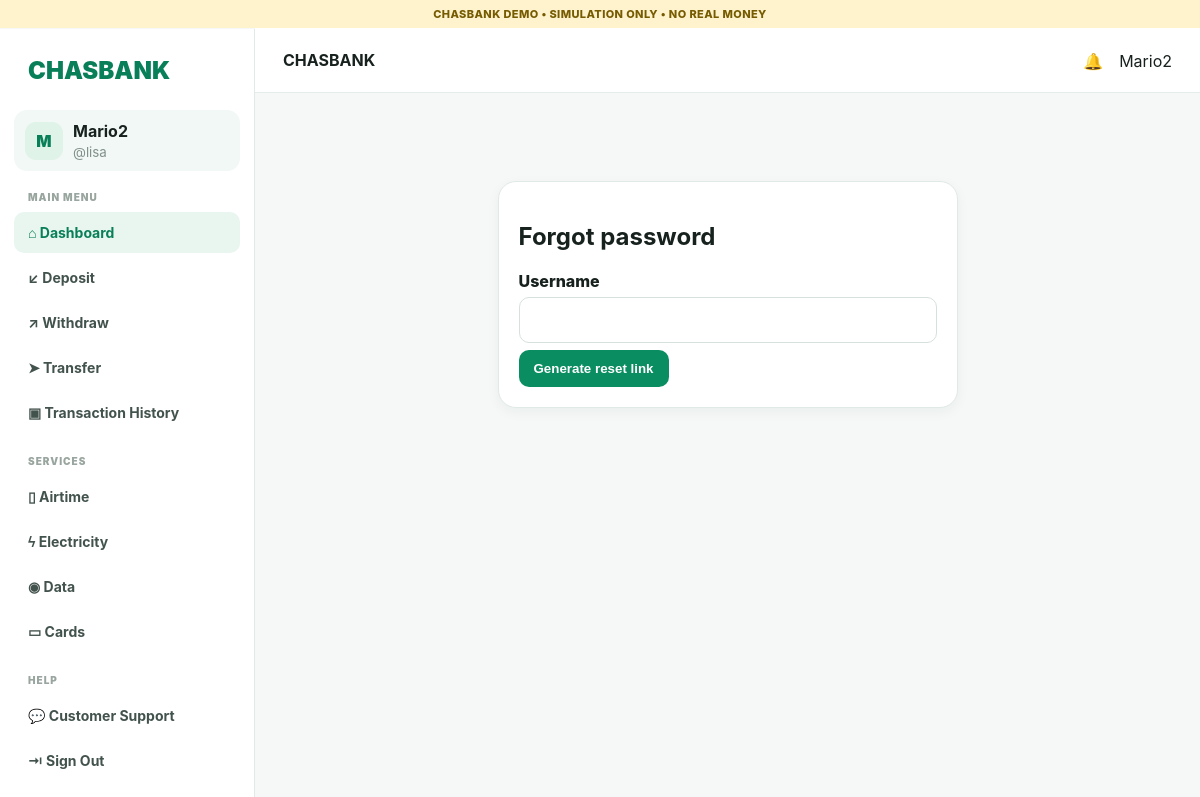
The page /forgot (signed in) on the database its author committed.
### tables this page shows
CREATE TABLE users(
      id INTEGER PRIMARY KEY AUTOINCREMENT,
      username TEXT UNIQUE NOT NULL,
      name TEXT NOT NULL,
      password_hash TEXT NOT NULL,
      pin_hash TEXT,
      balance REAL NOT NULL DEFAULT 0,
      status TEXT NOT NULL DEFAULT 'active',
      created_at TEXT NOT NULL
    );

### app.py (the view, shortened to what this page needs)
@app.route("/forgot", methods=["GET", "POST"])
def forgot():
    link = None
    return render_template("forgot.html", link=link)

### app.py (called while the page is built)
def conn():
    c = sqlite3.connect(DB)
    c.row_factory = sqlite3.Row
    return c

def user():
    uid = session.get("uid")
    if not uid:
        return None
    c = conn(); u = c.execute("SELECT * FROM users WHERE id=?", (uid,)).fetchone(); c.close()
    return u

@app.context_processor
def inject():
    return {"user": user()}

### templates/forgot.html (shortened to what this page needs)
{% set show_app = false %}
{% extends "base.html" %}{% block content %}<div class="auth card"><h1>Forgot password</h1><form method="post"><label>Username</label><input name="username" required><button class="btn">Generate reset link</button></form></div>{% endblock %}

### templates/base.html
<!doctype html><html><head><meta name="viewport" content="width=device-width,initial-scale=1"><title>CHASBANK</title>
<link rel="stylesheet" href="{{url_for('static',filename='style.css')}}"></head><body>
<div class="demo">CHASBANK DEMO • SIMULATION ONLY • NO REAL MONEY</div>
{% if user %}
<div class="shell"><aside class="sidebar">
<div class="logo">CHASBANK</div><div class="profile"><div class="avatar">{{user["name"][0]|upper}}</div><div><b>{{user["name"]}}</b><small>@{{user["username"]}}</small></div></div>
<div class="label">MAIN MENU</div>
{% if user["username"]=="admin" %}<a class="nav active" href="/admin">⌂ Admin Dashboard</a><a class="nav" href="/admin#customers">👥 Registered Customers</a><a class="nav" href="/admin#generate">＋ Generate Funds</a><a class="nav" href="/admin#transactions">▣ Customer History</a><a class="nav" href="/admin#transfers">➤ Transfers & Receipts</a><div class="label">SUPPORT</div><a class="nav" href="/admin#support">💬 Customer Service</a>{% else %}<a class="nav active" href="/dashboard">⌂ Dashboard</a><a class="nav" href="/dashboard#deposit">↙ Deposit</a><a class="nav" href="/dashboard#withdraw">↗ Withdraw</a><a class="nav" href="/dashboard#transfer">➤ Transfer</a><a class="nav" href="/history">▣ Transaction History</a><div class="label">SERVICES</div><a class="nav" href="/dashboard">▯ Airtime</a><a class="nav" href="/dashboard">ϟ Electricity</a><a class="nav" href="/dashboard">◉ Data</a><a class="nav" href="/dashboard">▭ Cards</a><div class="label">HELP</div><a class="nav" href="/dashboard#support">💬 Customer Support</a>{% endif %}
<div class="bottom"><a class="nav" href="/logout">⇥ Sign Out</a></div></aside>
<section class="content"><header class="top"><button class="hamb" onclick="document.querySelector('.sidebar').classList.toggle('open')">☰</button><b>CHASBANK</b><span>🔔　{{user["name"]}}</span></header>
{% else %}<nav class="public"><b>CHASBANK</b><a href="/login">Sign in</a><a class="public-signup" href="/signup">Create account</a></nav><section class="content public-content">{% endif %}
<main>{% with m=get_flashed_messages() %}{% if m %}<div class="flash">{{m[0]}}</div>{% endif %}{% endwith %}{% block content %}{% endblock %}</main></section></div>
</body></html>

### static/style.css (style rules this page uses)
* { box-sizing:border-box }
body { margin:0;font-family:Inter,Arial,sans-serif;background:#f5f8f7;color:#17211e }
.demo { text-align:center;background:#fff3cd;color:#765b00;font-size:11px;font-weight:800;padding:7px;letter-spacing:.4px;position:relative;z-index:30 }
.shell { min-height:calc(100vh - 29px) }
.sidebar { position:fixed;top:29px;bottom:0;width:255px;background:#fff;border-right:1px solid #e2eae6;padding:22px 14px;display:flex;flex-direction:column;z-index:20 }
.logo { font-size:24px;font-weight:900;color:#087f58;padding:5px 14px 25px }
.profile { display:flex;align-items:center;gap:10px;background:#f2f8f5;padding:11px;border-radius:13px }
.profile small { display:block;color:#81908a;margin-top:3px }
.avatar { width:38px;height:38px;border-radius:11px;background:#dff3e9;color:#087f58;display:grid;place-items:center;font-weight:900 }
.label { font-size:10px;letter-spacing:1px;font-weight:900;color:#99a59f;padding:20px 14px 7px }
.nav { display:block;text-decoration:none;color:#42524c;padding:12px 14px;border-radius:10px;margin:2px 0;font-weight:700;font-size:14px }
.nav:hover,.nav.active { background:#e8f6ef;color:#087f58 }
.bottom { margin-top:auto }
.content { margin-left:255px }
.top { height:65px;background:#fff;border-bottom:1px solid #e5ece9;display:flex;align-items:center;justify-content:space-between;padding:0 28px }
main { max-width:1160px;margin:auto;padding:28px }
.card { background:#fff;border:1px solid #e0e9e5;border-radius:18px;padding:20px;margin-bottom:26px;box-shadow:0 4px 13px #102b220c }
.btn,.secondary,.danger { border:0;border-radius:10px;padding:11px 15px;font-weight:800;cursor:pointer }
.btn { background:#0b8d62;color:white }
.auth { max-width:460px;margin:60px auto }
.auth input { margin-bottom:7px }
label { display:block;font-weight:800;margin:12px 0 6px }
input,textarea { width:100%;padding:12px;border:1px solid #d6e1dc;border-radius:10px;font:inherit;margin-bottom:10px }

### rows shown on the page
users: name "M", name "Mario2", username "lisa"
